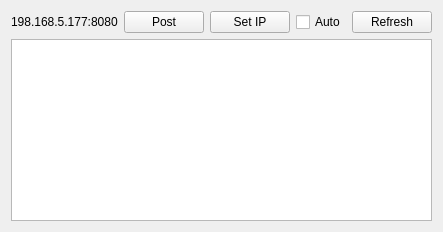
<?xml version="1.0" encoding="UTF-8"?>
<ui version="4.0">
 <class>QtTextSyncClass</class>
 <widget class="QMainWindow" name="QtTextSyncClass">
  <property name="geometry">
   <rect>
    <x>0</x>
    <y>0</y>
    <width>340</width>
    <height>232</height>
   </rect>
  </property>
  <property name="windowTitle">
   <string>QtTextSync</string>
  </property>
  <widget class="QWidget" name="centralWidget">
   <layout class="QGridLayout" name="gridLayout">
    <item row="2" column="0">
     <widget class="QPlainTextEdit" name="ptxtedit_msg">
      <property name="lineWrapMode">
       <enum>QPlainTextEdit::NoWrap</enum>
      </property>
     </widget>
    </item>
    <item row="0" column="0">
     <layout class="QHBoxLayout" name="horizontalLayout">
      <item>
       <widget class="QLabel" name="label_current_ip">
        <property name="text">
         <string>198.168.5.177:8080</string>
        </property>
       </widget>
      </item>
      <item>
       <spacer name="horizontalSpacer">
        <property name="orientation">
         <enum>Qt::Horizontal</enum>
        </property>
        <property name="sizeHint" stdset="0">
         <size>
          <width>40</width>
          <height>20</height>
         </size>
        </property>
       </spacer>
      </item>
      <item>
       <widget class="QPushButton" name="but_post">
        <property name="text">
         <string>Post</string>
        </property>
       </widget>
      </item>
      <item>
       <widget class="QPushButton" name="but_set_ip">
        <property name="text">
         <string>Set IP</string>
        </property>
       </widget>
      </item>
      <item>
       <widget class="QCheckBox" name="checkbox_auto">
        <property name="text">
         <string>Auto</string>
        </property>
       </widget>
      </item>
      <item>
       <widget class="QPushButton" name="but_refresh">
        <property name="text">
         <string>Refresh</string>
        </property>
       </widget>
      </item>
     </layout>
    </item>
   </layout>
  </widget>
 </widget>
 <layoutdefault spacing="6" margin="11"/>
 <resources>
  <include location="QtTextSync.qrc"/>
 </resources>
 <connections/>
</ui>
